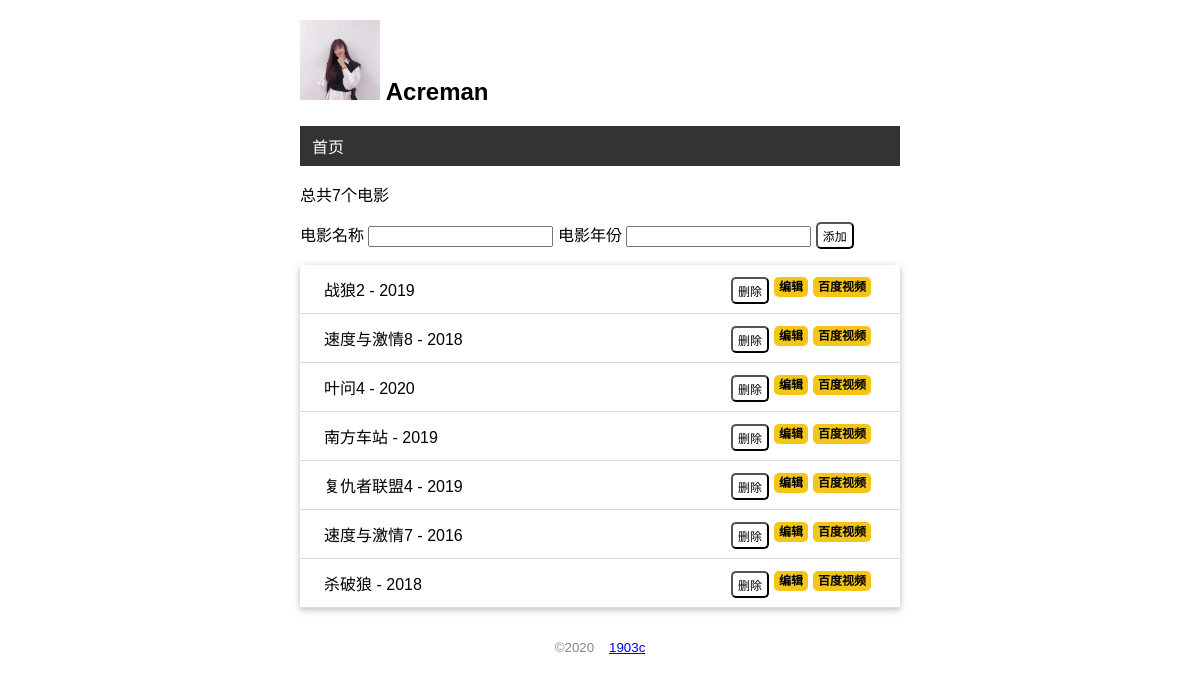
Before: / with the older database file.
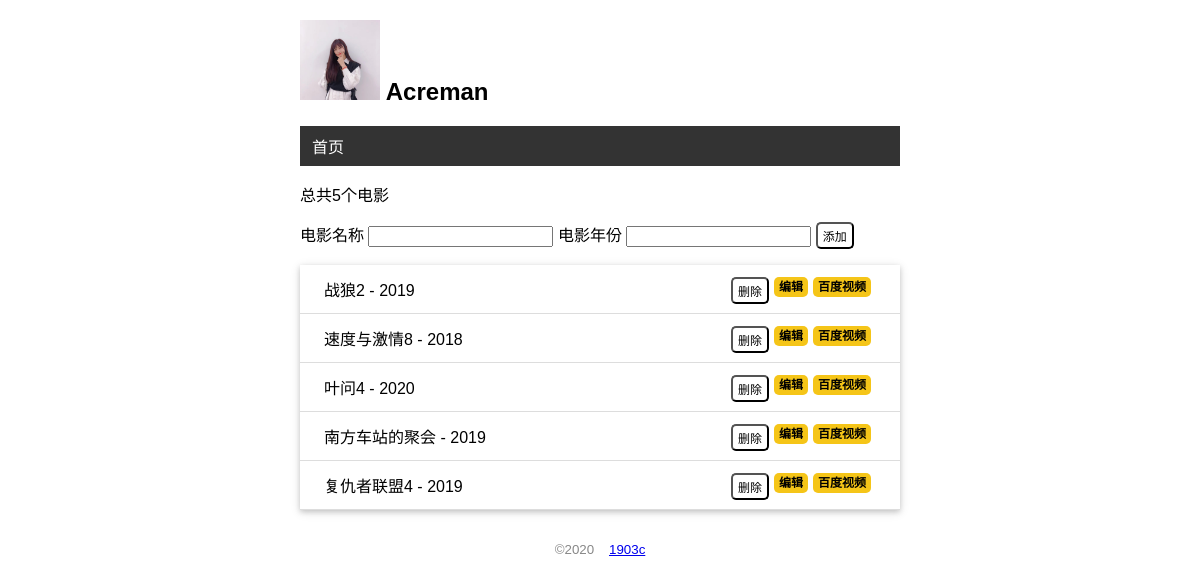
After: the same page with the newer database file.
### app.py (models this page shows)
class User(db.Model):
    id = db.Column(db.Integer,primary_key=True)
    name = db.Column(db.String(24))

class Movie(db.Model):
    id = db.Column(db.Integer,primary_key=True)
    title = db.Column(db.String(64))
    year = db.Column(db.String(4))

### app.py (the view, shortened to what this page needs)
@app.route('/',methods=['GET','POST'])
def index():
    movies = Movie.query.all()
    return render_template("index.html",movies=movies)

### app.py (called while the page is built)
@app.context_processor
def common_user():
    user = User.query.first()
    return dict(user=user)

### templates/index.html
{% extends 'base.html' %}
{% block content %}
<p>总共{{ movies|length }}个电影</p>
<form action="" method="POST">
    电影名称 <input type="text" name="title" required autocomplete="off">
    电影年份 <input type="text" name="year" required autocomplete="off">
    <input class='btn' type="submit" value="添加">
</form>
<ul class="movie-list">
    {% for i in movies %}
    <li>
        {{ i.title }} - {{ i.year }}
        <span class="float-right">
            <a class='baidu' href="http://v.baidu.com/v?word={{ i.title }}&ct=301989888&rn=67&pn=0&db=0&s=0&fbl=800&ie=utf-8&oq={{ i.title }}&f=3&rsp=0" target="_blank">百度视频</a>
        </span>
        <span class="float-right">
            <a class='baidu' href="{{ url_for('edit',movie_id=i.id) }}" target="_blank">编辑</a>
        </span>
        <span class="float-right">
            <form action="{{ url_for('delete',movie_id=i.id) }}" method="post">
                <input type="submit" class='btn' name="delete" value='删除' onclick="return confirm('确定删除吗')">
            </form>
        </span>
    </li>
    {% endfor %}
</ul>
{% endblock %}

### templates/base.html (shortened to what this page needs)
<!DOCTYPE html>
<html lang="en">
<head>
    {% block head %}
    <link rel="stylesheet" href="{{ url_for('static',filename='css/style.css') }}">
    {% endblock %}
</head>
<body>
    <h2>
        <img src="{{ url_for('static',filename='images/tt2.jpg') }}" alt="头像" class="avatar">
        {{ user.name }}
    </h2>
    <nav>
        <ul>
            <li>
                <a href="{{ url_for('index') }}">首页</a>
            </li>
        </ul>
    </nav>
    {% block content %}
    {% endblock %}
    <footer>
        <small>
            &copy;2020 &nbsp;&nbsp;&nbsp;<a href="#">1903c</a>
        </small>
    </footer>
</body>
</html>

### static/css/style.css (style rules this page uses)
.avatar { width: 80px; }
body { margin: 0 auto; max-width: 600px; font-size: 16px; font-family: Arial, Helvetica, sans-serif; }
footer { color: #888888; margin-top: 20px; text-align: center; padding: 10px; }
.movie-list { list-style-type: none; padding: 0; margin-bottom: 10px; box-shadow: 0 2px 5px 0 rgba(0, 0,0, 0.16),0 2px 10px 0 rgba(0, 0, 0, 0.12); }
.movie-list li { padding: 12px 24px; border-bottom: 1px solid #dddddd; }
nav ul { list-style-type: none; margin: 0; padding: 0; overflow: hidden; background-color: #333333; }
nav li { float: left; }
nav li a { display: block; color: white; text-align: center; padding: 8px 12px; text-decoration: none; }
.float-right { float: right; margin-right: 5px; }
.baidu { font-size: 12px; font-weight: bold; color: black; text-decoration: none; background: #f5c518; border-radius: 5px; padding: 3px 5px; }
.btn { font-size: 12px; padding: 3px 5px; text-decoration: none; cursor: pointer; background-color: white; color: black; border: 1px soild #555555; border-radius: 5px; }

Changed rows visible on the page:
removed Movie: title "速度与激情7", year "2016"
removed Movie: title "杀破狼", year "2018"
changed Movie: title "南方车站" → "南方车站的聚会"
Other visible differences:
{{ movies|length }}: "7" → "5"
